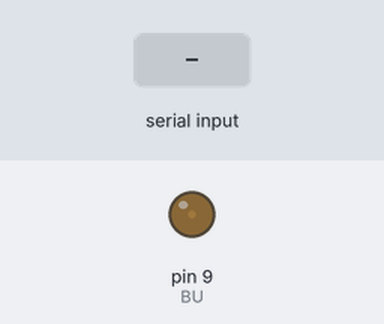
Bench run of a sketch on a simulated Arduino Uno, built with avr-gcc and run on an emulated ATmega328P. Shown: output pins drawn as LEDs (lit = HIGH). Inputs (shaded band) come from the test bench. Random numbers use the default seed unless the sketch sets one; what the sketch prints to the serial monitor is not drawn.

Above: at 0.15 s.
At 6.0 s:
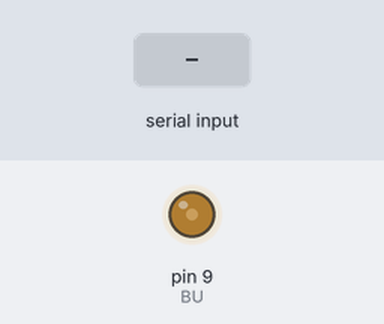
6.1 s: "45\n" received over Serial
At 8.0 s:
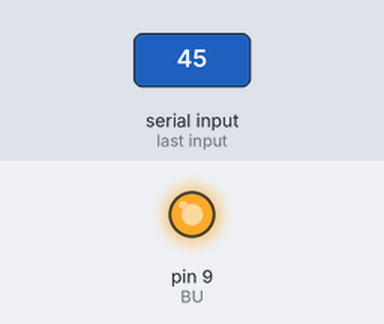
Timing chart, 0 to 14.9 s (numbered marks = the images above; inputs shaded):
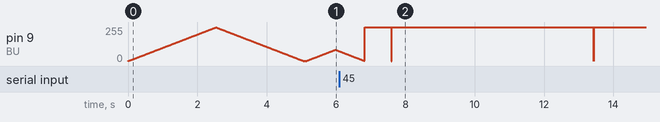

The sketch:

boh1.ino
```cpp
#define R1 2
#define G1 4
#define Y1 7
#define BU 9

bool SR1;
bool SG1;
bool SY1;
int SBU;
int setting[]={0x02,0x03,0x04,0x05};
String frequencies[]={"3921.16","490.20","122.55","30.64"};
int conf;
int incomingByte = 0;
int wd=10;

void setup() {
  Serial.begin(9600);
  SR1 = false;
  SG1 = false;
  SY1 = false;
  SBU=0;
  conf=1;
  setLedStatus(SR1,SG1, SY1);
  TCCR1B = TCCR1B & B11111000 | setting[conf];
  analogWrite(BU,SBU);
}

void loop() {
  SR1 = random(2);
  SG1 = random(2);
  SY1 = random(2);

  printStatus();
  setLedStatus(SR1,SG1, SY1);
  setBuzzer(SR1,SG1, SY1);
  if (Serial.available() > 0) {
    incomingByte = Serial.read();
    Serial.print("Received:");
    Serial.print(incomingByte);
    Serial.println();
    if(incomingByte>48 && incomingByte<53){
      conf=incomingByte-48;
      TCCR1B = TCCR1B & B11111000 | setting[conf];
    }
    if(incomingByte==45 && wd>10){
      wd-=5;
    }
    if(incomingByte==43 && wd<1000){
      wd+=5;
    }
  }
}

void setLedStatus(bool r,bool g, bool y){
  digitalWrite(R1,r);
  digitalWrite(G1,g);
  digitalWrite(Y1,y);
}

void setBuzzer(bool r,bool g, bool y){
  //SBU = random(40);
  if(!(r||g||y)){
    SBU=0;
  } else {
    SBU = 42;
    }
  if(y){
    SBU*=2;
    }
  if (r){
    SBU*=3;
    }
  SBU=1+SBU%255;
  for (int i=0;i<SBU;i++){
    analogWrite(BU,i);
    delay(wd);
    }
  for (int i=SBU;i>0;i--){
    analogWrite(BU,i);
    delay(wd);
  }
    //delay(DT);
}

void printStatus(){
  Serial.print("R1:");
  Serial.print(SR1);
  Serial.print("\t");
  Serial.print("G1:");
  Serial.print(SG1);
  Serial.print("\t");
  Serial.print("Y1:");
  Serial.print(SY1);
  Serial.print("\t");
  Serial.print("BU:");
  Serial.print(SBU);
  Serial.print("\t");
  Serial.print("FRQ:");
  Serial.print(frequencies[conf]);
  Serial.print(" Hz");
  Serial.print("\t");
  Serial.print("Fading waiting delay");
  Serial.print(wd);
  Serial.print(" ms");
  Serial.println();
}
```
